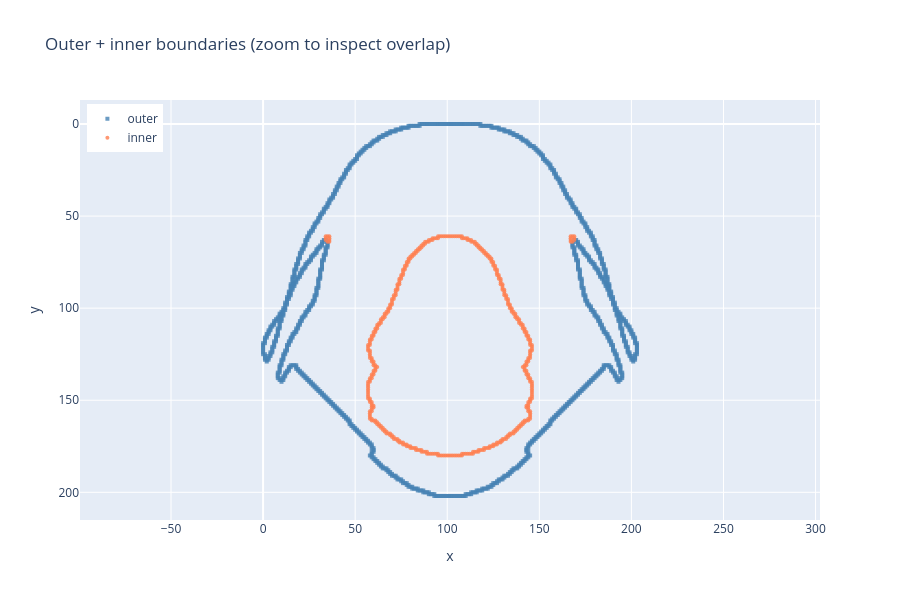

Notebook cell for this chart:
### Markdown cell above
## 3. Both on same plot 
Outer and inner boundaries together

### Code cell
fig_both = go.Figure()
fig_both.add_trace(go.Scatter(
    x=outer["x"], y=outer["y"],
    mode="markers", name="outer",
    marker=dict(size=4, color="steelblue", symbol="square", opacity=0.8)
))
fig_both.add_trace(go.Scatter(
    x=inner["x"], y=inner["y"],
    mode="markers", name="inner",
    marker=dict(size=4, color="coral", symbol="circle", opacity=0.8)
))
fig_both.update_layout(
    title="Outer + inner boundaries (zoom to inspect overlap)",
    xaxis_title="x", yaxis_title="y",
    xaxis=dict(scaleanchor="y", scaleratio=1),
    yaxis=dict(autorange="reversed"),
    height=600,
    legend=dict(yanchor="top", y=0.99, xanchor="left", x=0.01),
)
fig_both.show()

### Figure 1 — Plotly figure (JSON) as saved in the notebook; plotly's stock layout.template omitted (floating-point values rounded to 4 significant figures; data arrays with more than 128 entries replaced by an {"elided": "..."} marker saying what was removed)
{"data": [{"marker": {"color": "steelblue", "opacity": 0.8, "size": 4, "symbol": "square"}, "mode": "markers", "name": "outer", "type": "scatter", "x": {"elided": "1194 int values"}, "y": {"elided": "1194 int values"}}, {"marker": {"color": "coral", "opacity": 0.8, "size": 4, "symbol": "circle"}, "mode": "markers", "name": "inner", "type": "scatter", "x": {"elided": "460 int values"}, "y": {"elided": "460 int values"}}], "layout": {"height": 600, "legend": {"x": 0.01, "xanchor": "left", "y": 0.99, "yanchor": "top"}, "title": {"text": "Outer + inner boundaries (zoom to inspect overlap)"}, "xaxis": {"scaleanchor": "y", "scaleratio": 1, "title": {"text": "x"}}, "yaxis": {"autorange": "reversed", "title": {"text": "y"}}}}
